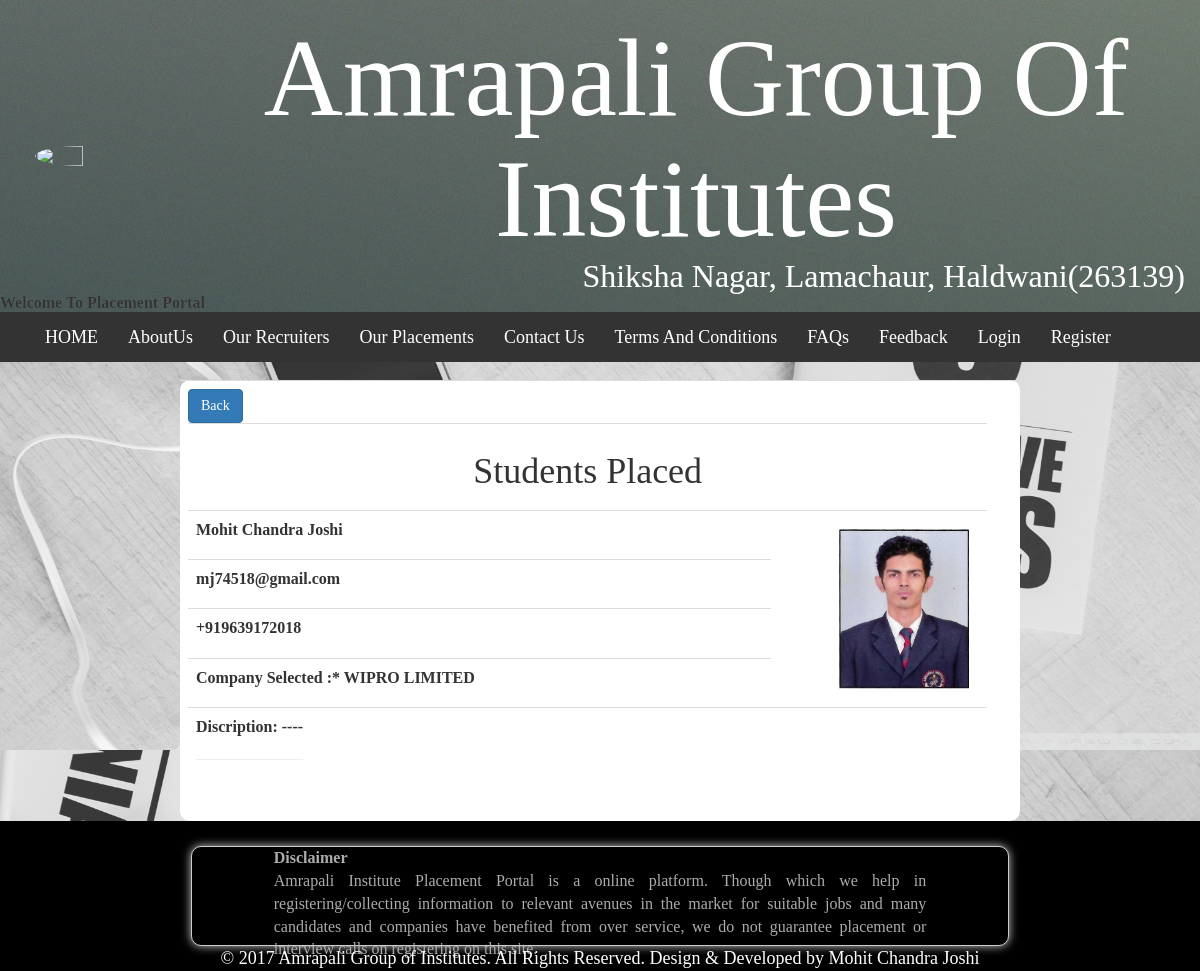
/std_placed.php?id=mj74518, run on the app's committed database.
### tables this page shows
CREATE TABLE `std_placed` (
  `username` varchar(10) NOT NULL,
  `fullname` char(30) NOT NULL,
  `email` varchar(30) NOT NULL,
  `contact` bigint(10) NOT NULL,
  `company` varchar(30) NOT NULL,
  `year` text NOT NULL,
  `course` varchar(30) NOT NULL,
  `desc_` text NOT NULL
);

CREATE TABLE `stdedit_profile` (
  `username` varchar(10) NOT NULL,
  `fullname` char(30) NOT NULL,
  `father_name` char(30) NOT NULL,
  `mother_name` char(30) NOT NULL,
  `gender` char(6) NOT NULL,
  `nationality` char(15) NOT NULL,
  `date_of_birth` varchar(10) NOT NULL,
  `X_percentage` float NOT NULL,
  `year_of_passing1` int(11) NOT NULL,
  `X_Board` varchar(30) NOT NULL,
  `XII_percentage` float NOT NULL,
  `year_of_passing2` int(11) NOT NULL,
  `XII_Board` varchar(30) NOT NULL,
  `graduation` char(30) NOT NULL,
  `year_of_passing3` int(11) NOT NULL,
  `university` varchar(30) NOT NULL,
  `post_graduation` char(20) NOT NULL,
  `year_of_passing4` int(11) NOT NULL,
  `university2` varchar(30) NOT NULL,
  `address` varchar(30) NOT NULL,
  `landmark` varchar(15) NOT NULL,
  `city` varchar(15) NOT NULL,
  `state` varchar(15) NOT NULL,
  `pincode` int(6) NOT NULL,
  `status` int(10) NOT NULL,
  `status2` int(10) NOT NULL
);

### std_placed.php (the view, shortened to what this page needs)
<?php
 include('dbconfig/config.php');
?>
<html>
<head>
	<link href="bootstrap/css/bootstrap.min.css" rel="stylesheet">
</head>
<body style="background-image:url('images/14.jpg'); background-size:100%;">
		<section id="banner">
			<header>
					<table cellspacing="0" border="0">
						<tr>
						<td rowspan="3" width="16%">
						<img src="imgs/logo.jpeg" class="avatar3"/>
						</td>
						</tr>
						<tr>
						<td width="84%">
						<h1 id="headingnew">Amrapali Group Of Institutes </h1>
						</td>
						</tr>
						<tr>
						<td class="h2">
						Shiksha Nagar, Lamachaur, Haldwani(263139)
						</td>
						</tr>
						<tr>
						<td colspan="4">
						<marquee><b>Welcome To Placement Portal<b></marquee>
						</td>
						</tr>
					</table>
				</header>
		</section>
			<?php
				include('index_nav.php');
			?>
					<center>
				<table id="maint" class="table" border="0" cellspacing="14">
				<tr><td>
					<a href="placement_detail.php"><input type = "button" value="Back" class="btn btn-primary"/></a>
					<table class="table" width="45%" cellspacing="12" border="0">
								<tr><td colspan="3">
								<h1 id="hea"><center>Students Placed</center></h1>
								</td></tr>
							<?php
							if(isset($_GET['id']))
						{
							$id = $_GET['id'];
							$result_1 = $con->query("Select * from std_placed where username='$id'");
							while($row_1 = $result_1->fetch_assoc())
							{
							?>
								<tr>
								<td colspan="2"><label><?php echo $row_1['fullname']; ?></label></td>
								<td id="pfimage" rowspan="4" width="20%">
									<?php
									$result = $con->query("Select * from stdedit_profile where username='$id'");
									while($row = $result->fetch_assoc())
									{
									if($id==$row['username'] AND $row['status']==1){
									echo"<img src='uploads/profile".$id.".jpg'>";
									}
									else{
										echo"<img src='uploads/profiledefault.jpg'>";
									}
									}
									?>
								</td>
								</tr>
								<tr>
								<td colspan="2"><label><?php echo $row_1['email']; ?></label></td>
								</tr>
								<tr>
								<td colspan="2"><label>+91<?php echo $row_1['contact']; ?></label></td>
								</tr>
								<tr>
								<td colspan="2"><label>Company Selected :* <?php echo $row_1['company']; ?></label></td>
								</tr>
								<tr>
								<td colspan="3" height="70px"><label>Discription: <?php echo $row_1['desc_']; ?><hr/></label>
								</td>
								</tr>
							<?php
							}
						}
							?>
							</table><td><tr></table>
					</center>
</body>
		<?php
			include('footer.php');
		?>
</html>

### std_placed.php (style rules this page uses)
#banner { color: #fff; text-shadow: 0 0 0.5px rgba(255, 255, 255, 0.25); text-align: center; background-image:url("images/bg.jpg"); width:100%; padding: 1em 0 0em 0; margin: 0; }
#headingnew { font-family:Comic Sans MS; color:white; font-size:685%; text-align:center; padding:0px; margin-bottom:0px; margin-top:0px; }
.avatar3 { width:50%; border-radius : 50% ; margin: 0 0 0 35px; }
.h2 { font-family:Comic Sans MS; color:white; font-size:200%; text-align:right; padding-right:15px; margin-bottom:0px; margin-top:0px; }
#pfimage img { width: 150px; height:180px; padding: 10px; margin-left: 50px; overflow: hidden; }
#maint { width:70%; height:50%; margin: 0 0 0 0; background: white;; border-radius:10px; font-size:240%; }

### data on the page
std_placed: fullname "Mohit Chandra Joshi", email "mj74518@gmail.com", contact "9639172018", company "WIPRO LIMITED", desc_ "----"
stdedit_profile: status 1 (drawn)
